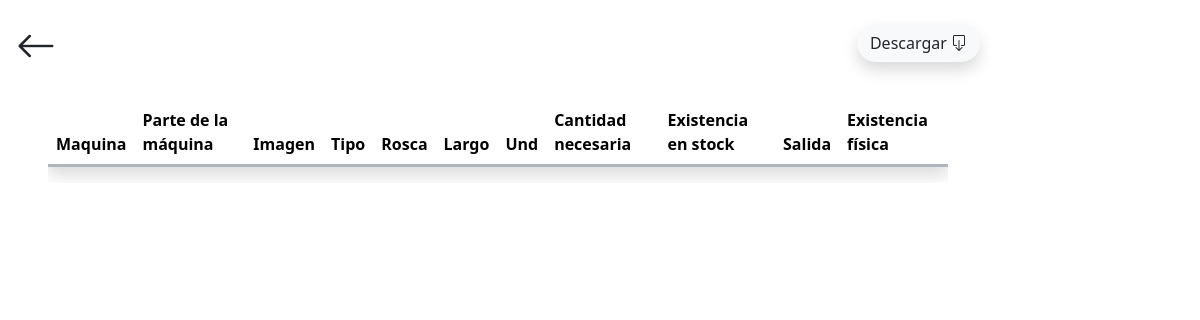
Page /repuesto/tabla_repuesto_general/ on the earlier database version.
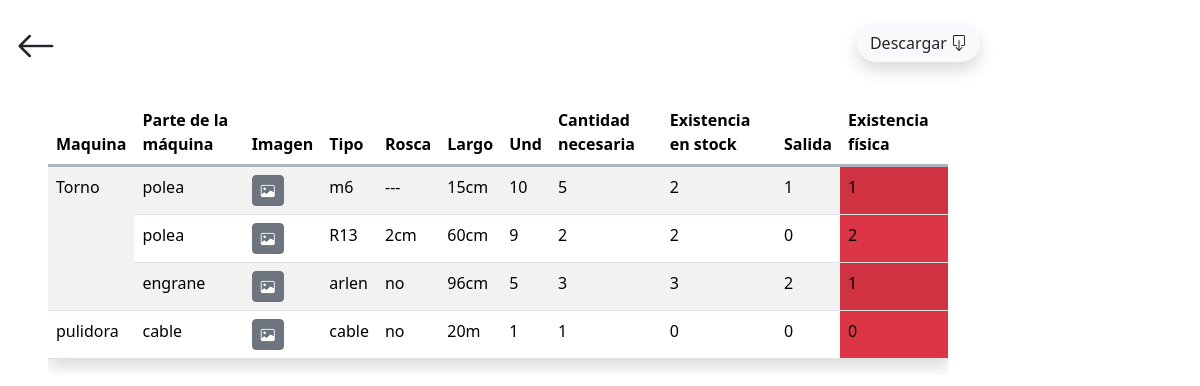
Same page on the later database version.
### app/mUP_repuesto/models.py (models this page shows, shortened)
class Maquina(models.Model):
    nombre = models.CharField(max_length=100, null=False, blank=False)
    class Meta:
        indexes = [
            models.Index(fields=['nombre']),
        ]

class Inventario(models.Model):
    parte = models.ForeignKey(Parte, on_delete=models.CASCADE)
    tipo = models.CharField(max_length=50, null=False, blank=False, default="")
    rosca = models.CharField(max_length=50, null=False, blank=False, default="")
    largo = models.CharField(max_length=50, null=False, blank=False, default="")
    und = models.CharField(max_length=50, null=False, blank=False, default="")
    cantidad_necesaria = models.IntegerField(null=False, blank=False)
    existencia_stock = models.IntegerField(null=False, blank=False)
    salida = models.IntegerField(null=False, blank=False)
    class Meta:
        indexes = [
            models.Index(fields=['parte']),
        ]
    def existencia_fisica(self):
        cantidad_existencia_fisica = self.existencia_stock - self.salida
        return cantidad_existencia_fisica

class Parte(models.Model):
    maquina = models.ForeignKey(Maquina, on_delete=models.CASCADE)
    nombre = models.CharField(max_length=50, null=False, blank=False)
    image = models.ImageField(upload_to="repuesto/image", null=False, blank=False, default=None)
    class Meta:
        indexes = [
            models.Index(fields=['nombre']),
            models.Index(fields=['maquina']),
        ]

### app/mUP_repuesto/views.py (the view)
# urls.py: path('tabla_repuesto_general/', views.tabla_general, name='tabla_general'),
def tabla_general(request):
    inventarios = Inventario.objects.all()
    context = {
        'inventarios': inventarios,
    }
    return render(request, 'mUP_repuesto/tabla.html', context)

### templates/mUP_repuesto/tabla.html (shortened to what this page needs)
{% extends "layout/base.html" %}
{% block 'content' %}
<div class="container">
    <div class="d-flex p-3 justify-content-between">
        <a class="text-decoration-none text-dark flecha-atras" href="{% url "repuesto_maquina" %}">
            <i class="bi bi-arrow-left fs-1"></i>
        </a>
        <div class="pt-2 me-3 me-md-0">
            <button type="button" class="btn bg-body-tertiary shadow rounded-pill" onclick="location.href='{% url 'descargar_excel_general' %}'">
                Descargar <i class="bi bi-box-arrow-down"></i>
            </button>
        </div>
    </div>
    <div class="mt-2 ps-5 pe-5">
        <div class="table-responsive">
        <table class="table table-striped shadow">
            <thead>
                <tr class="border border-end-0 border-start-0 border-top-0 border-3 border-dark-subtle">
                    <th>Maquina</th>
                    <th>Parte de la máquina</th>
                    <th>Imagen</th>
                    <th>Tipo</th>
                    <th>Rosca</th>
                    <th>Largo</th>
                    <th>Und</th>
                    <th>Cantidad necesaria</th>
                    <th>Existencia en stock</th>
                    <th>Salida</th>
                    <th>Existencia física</th>
                </tr>
            </thead>
            <tbody>
                {% regroup inventarios by parte.maquina.nombre as maquina_list %}
                {% for maquina in maquina_list %}
                    <tr>
                        <td rowspan="{{ maquina.list|length }}">{{ maquina.grouper }}</td>
                        {% for inventario in maquina.list %}
                            <td>{{ inventario.parte.nombre }}</td>
                            <td>
                                <button type="button" class="btn btn-secondary btn-sm imagen" data-bs-toggle="modal" data-bs-target="#exampleModal{{ inventario.parte.id }}">
                                    <i class="bi bi-image"></i>
                                </button>
                            </td>
                            <td>{{ inventario.tipo }}</td>
                            <td>{{ inventario.rosca }}</td>
                            <td>{{ inventario.largo }}</td>
                            <td>{{ inventario.und }}</td>
                            <td>{{ inventario.cantidad_necesaria }}</td>
                            <td>{{ inventario.existencia_stock }}</td>
                            <td>{{ inventario.salida }}</td>
                            {% if inventario.existencia_fisica <= 2 %}
                                <td class="bg-danger">{{ inventario.existencia_fisica }}</td>
                            {% else %}
                                <td class="">{{ inventario.existencia_fisica }}</td>
                            {% endif %}
                        </tr>
                        {% endfor %}
                {% endfor %}
            </tbody>
        </table>
        </div>
    </div>
</div>
{% endblock %}

Differences in the rows shown:
added Maquina: grouper "Torno"
added Inventario: parte.nombre "polea", tipo "m6", rosca "---", largo "15cm", und "10", cantidad_necesaria "5", existencia_stock "2", salida "1", existencia_fisica "1", shown under "Torno"
added Inventario: parte.nombre "polea", tipo "R13", rosca "2cm", largo "60cm", und "9", cantidad_necesaria "2", existencia_stock "2", salida "0", existencia_fisica "2", shown under "Torno"
added Inventario: parte.nombre "engrane", tipo "arlen", rosca "no", largo "96cm", und "5", cantidad_necesaria "3", existencia_stock "3", salida "2", existencia_fisica "1", shown under "Torno"
added Maquina: grouper "pulidora"
added Inventario: parte.nombre "cable", tipo "cable", rosca "no", largo "20m", und "1", cantidad_necesaria "1", existencia_stock "0", salida "0", existencia_fisica "0", shown under "pulidora"
